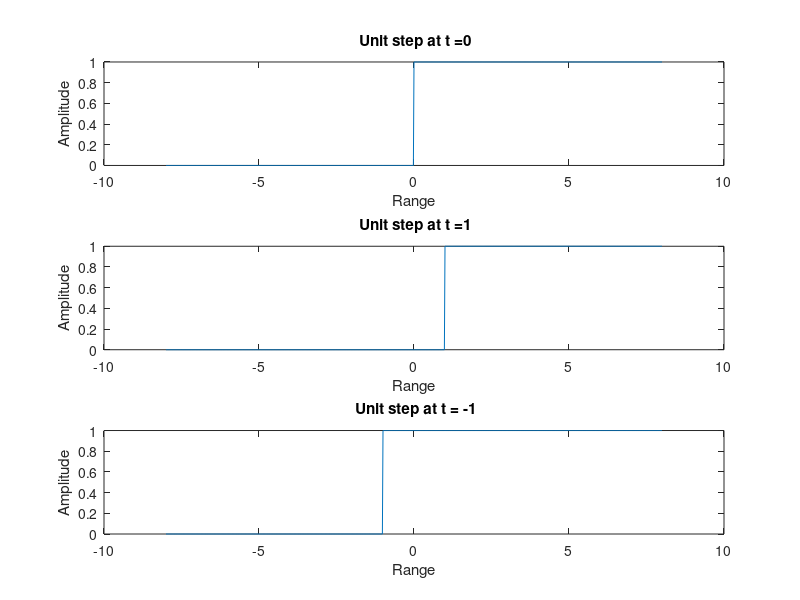

The MATLAB source for this figure:
% Name : Samarth Shah
% Roll No: AU1841145
% Lab1 (Question_9)Generate function for unit step signal..
clc ;
clear all ;
close all ;
range_signal = ( -8:0.02:8) ; % time range for the unit step signal
signal_1 = (range_signal>=0) ; % generating the unit step signal
subplot (3 ,1 ,1) ; % generating the 1st graph
plot (range_signal , signal_1 );%plotting the range vs step graph
xlabel (" Range ") ;
ylabel (" Amplitude ") ;
title (" Unit step at t =0") ;
signal_2 = ((range_signal -1)>=0) ; % generating the unit step for t -1
subplot (3 ,1 ,2) ; % generating the 2nd graph
plot (range_signal , signal_2 );%plotting the range vs signal graph
xlabel (" Range ") ;
ylabel (" Amplitude ") ;
title (" Unit step at t =1") ;
signal_3= (( range_signal +1)>=0) ; % generating the unit step for t+1
subplot (3 ,1 ,3) ; % generating the 3rd graph
plot (range_signal , signal_3 );%plotting the range vs signal graph
xlabel (" Range ") ;
ylabel (" Amplitude ") ;
title (" Unit step at t = -1") ;
